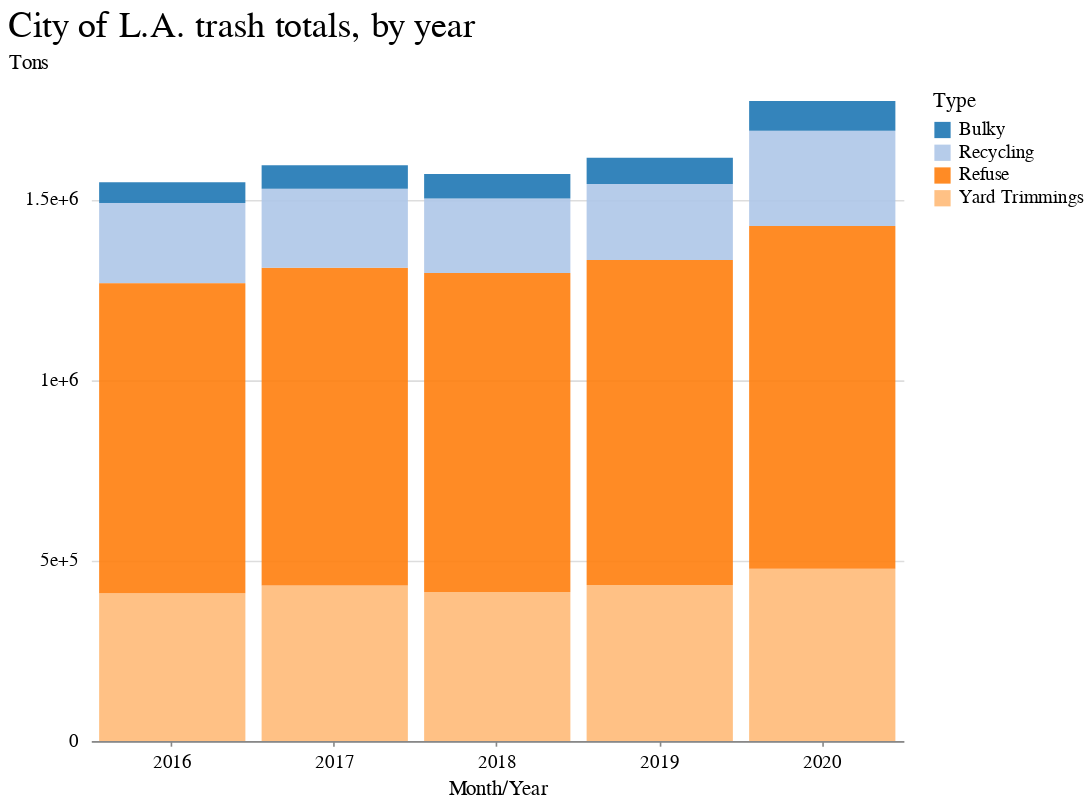

Notebook code for this chart:
### Code cell
area = (
    alt.Chart(years_totals)
    .mark_bar(opacity=0.9)
    .encode(
        x=alt.X(
            "year:O",
            axis=alt.Axis(grid=False),
            title="Month/Year",
        ),
        y=alt.Y(
            "tons:Q",
            axis=alt.Axis(
                format="",
                tickCount=4,
                gridColor="#dddddd",
                offset=6,
                tickSize=0,
                domainOpacity=0,
            ),
            title="Tons",
        ),
        color=alt.Color(
            "generalcommodity:N",
            title="Type",
            scale=alt.Scale(scheme="category20"),
        ),
    )
    .properties(width=500, height=400, title="City of L.A. trash totals, by year")
)

(area).configure_view(strokeOpacity=0)

### Figure 1 — Vega-Lite specification as saved in the notebook (floating-point values rounded to 4 significant figures)
{"config": {"view": {"width": 800, "height": 450, "strokeOpacity": 0}, "background": "#ffffff", "title": {"anchor": "start", "font": "Benton Gothic Bold, sans", "fontColor": "#000000", "fontSize": 22, "fontWeight": "normal"}, "arc": {"fill": "#82c6df"}, "area": {"fill": "#82c6df"}, "line": {"stroke": "#82c6df", "strokeWidth": 3}, "path": {"stroke": "#82c6df"}, "rect": {"fill": "#82c6df"}, "shape": {"stroke": "#82c6df"}, "bar": {"fill": "#82c6df"}, "point": {"stroke": "#82c6df"}, "symbol": {"fill": "#82c6df", "size": 30}, "axis": {"titleFont": "Benton Gothic Bold, sans", "titleFontSize": 13, "titleFontWeight": "normal", "labelFont": "Benton Gothic, sans", "labelFontSize": 11.5, "labelFontWeight": "normal"}, "axisX": {"labelAngle": 0, "labelPadding": 4, "tickSize": 3}, "axisY": {"labelBaseline": "middle", "maxExtent": 45, "minExtent": 45, "tickSize": 2, "titleAlign": "left", "titleAngle": 0, "titleX": -45, "titleY": -11}, "legend": {"titleFont": "Benton Gothic Bold, sans", "titleFontSize": 13, "titleFontWeight": "normal", "symbolType": "square", "labelFont": "Benton Gothic, sans", "labelFontSize": 11.5}, "range": {"category": ["#3580b1", "#ec8431", "#ab7fb4", "#c89d29", "#adc839", "#829eb1"], "diverging": ["#e68a4f", "#f4bb6a", "#f9e39c", "#dadfe2", "#a6b7c6", "#849eae"], "heatmap": ["#fbf2c7", "#f9e39c", "#f8d36e", "#f4bb6a", "#e68a4f", "#d15a40", "#ab4232"], "ordinal": ["#fbf2c7", "#f9e39c", "#f8d36e", "#f4bb6a", "#e68a4f", "#d15a40", "#ab4232"], "ramp": ["#fbf2c7", "#f9e39c", "#f8d36e", "#f4bb6a", "#e68a4f", "#d15a40", "#ab4232"]}}, "data": {"name": "data-aa7d42ae2871f331e54dc2d84f9987c4"}, "mark": {"type": "bar", "opacity": 0.9}, "encoding": {"color": {"type": "nominal", "field": "generalcommodity", "scale": {"scheme": "category20"}, "title": "Type"}, "x": {"type": "ordinal", "axis": {"grid": false}, "field": "year", "title": "Month/Year"}, "y": {"type": "quantitative", "axis": {"domainOpacity": 0, "format": "", "gridColor": "#dddddd", "offset": 6, "tickCount": 4, "tickSize": 0}, "field": "tons", "title": "Tons"}}, "height": 400, "title": "City of L.A. trash totals, by year", "width": 500, "$schema": "https://vega.github.io/schema/vega-lite/v4.8.1.json", "datasets": {"data-aa7d42ae2871f331e54dc2d84f9987c4": [{"year": "2020", "generalcommodity": "Yard Trimmings", "tons": 476800.0, "tons_per_day": 1306.0}, {"year": "2020", "generalcommodity": "Refuse", "tons": 949700.0, "tons_per_day": 2602.0}, {"year": "2020", "generalcommodity": "Recycling", "tons": 263400.0, "tons_per_day": 721.8}, {"year": "2020", "generalcommodity": "Bulky", "tons": 82040.0, "tons_per_day": 224.8}, {"year": "2019", "generalcommodity": "Yard Trimmings", "tons": 432300.0, "tons_per_day": 1184.0}, {"year": "2019", "generalcommodity": "Refuse", "tons": 899900.0, "tons_per_day": 2465.0}, {"year": "2019", "generalcommodity": "Recycling", "tons": 210400.0, "tons_per_day": 576.5}, {"year": "2019", "generalcommodity": "Bulky", "tons": 72840.0, "tons_per_day": 199.6}, {"year": "2018", "generalcommodity": "Yard Trimmings", "tons": 412500.0, "tons_per_day": 1130.0}, {"year": "2018", "generalcommodity": "Refuse", "tons": 883300.0, "tons_per_day": 2420.0}, {"year": "2018", "generalcommodity": "Recycling", "tons": 206400.0, "tons_per_day": 565.5}, {"year": "2018", "generalcommodity": "Bulky", "tons": 68050.0, "tons_per_day": 186.5}, {"year": "2017", "generalcommodity": "Yard Trimmings", "tons": 430600.0, "tons_per_day": 1180.0}, {"year": "2017", "generalcommodity": "Refuse", "tons": 879600.0, "tons_per_day": 2410.0}, {"year": "2017", "generalcommodity": "Recycling", "tons": 219400.0, "tons_per_day": 601.1}, {"year": "2017", "generalcommodity": "Bulky", "tons": 64770.0, "tons_per_day": 177.5}, {"year": "2016", "generalcommodity": "Recycling", "tons": 222000.0, "tons_per_day": 608.3}, {"year": "2016", "generalcommodity": "Yard Trimmings", "tons": 408800.0, "tons_per_day": 1120.0}, {"year": "2016", "generalcommodity": "Refuse", "tons": 858900.0, "tons_per_day": 2353.0}, {"year": "2016", "generalcommodity": "Bulky", "tons": 57690.0, "tons_per_day": 158.0}]}}
